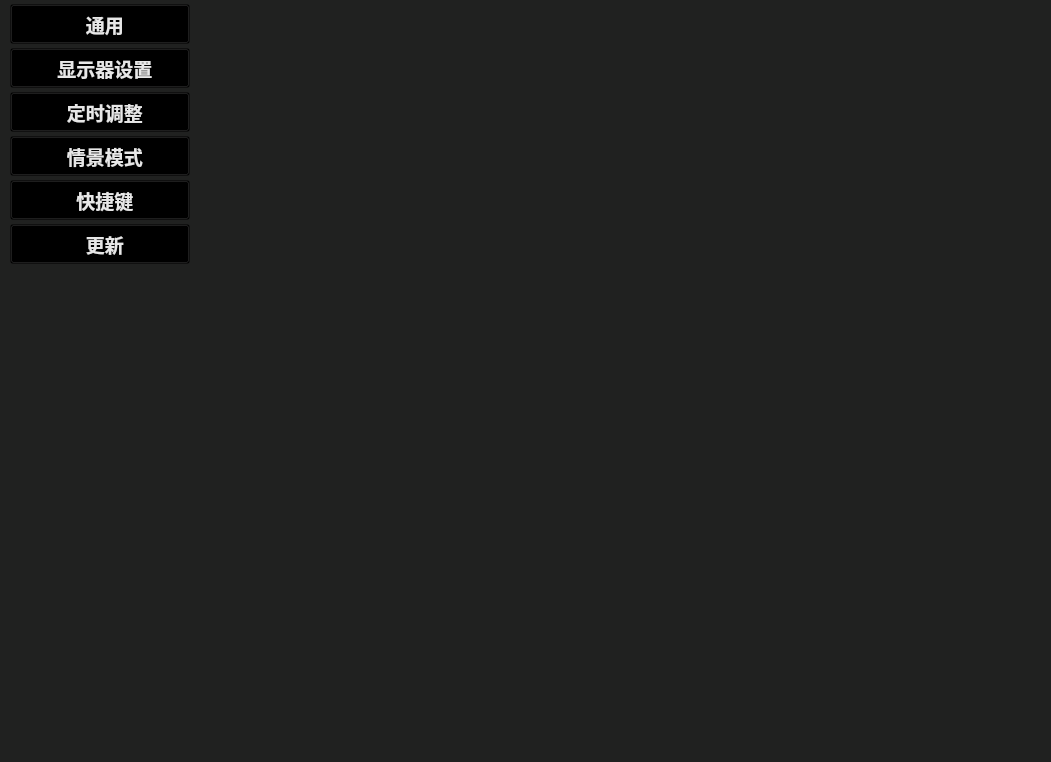
<?xml version="1.0" encoding="UTF-8"?>
<ui version="4.0">
 <class>SettingWindow</class>
 <widget class="QWidget" name="SettingWindow">
  <property name="geometry">
   <rect>
    <x>0</x>
    <y>0</y>
    <width>1051</width>
    <height>762</height>
   </rect>
  </property>
  <property name="sizePolicy">
   <sizepolicy hsizetype="Preferred" vsizetype="Preferred">
    <horstretch>0</horstretch>
    <verstretch>0</verstretch>
   </sizepolicy>
  </property>
  <property name="minimumSize">
   <size>
    <width>300</width>
    <height>0</height>
   </size>
  </property>
  <property name="font">
   <font>
    <family>SimHei</family>
    <stylestrategy>PreferAntialias</stylestrategy>
   </font>
  </property>
  <property name="windowTitle">
   <string>Form</string>
  </property>
  <property name="styleSheet">
   <string notr="true">*{
margin:0;
padding:0;
background-color:rgb(32,33,32);
font-family:SimHei;
color:rgb(255,255,255);
}
QTabBar::tab{
	width:0;				
	height:0px; 	
}
QTabWidget::pane{
	border:none;
}QToolButton{
	color: rgb(231,231,231);
    background-color: transparent;
    padding-left:10px;
    text-align: left;
}
QToolButton:hover{
  border: 1px solid rgb(68,68,68);
  border-radius: 5px;
	border-left:2px solid red;
  background-color: rgb(68,68,68);
}
#contentView{
border-radius:5px;
}</string>
  </property>
  <layout class="QVBoxLayout" name="verticalLayout_3">
   <property name="spacing">
    <number>0</number>
   </property>
   <property name="leftMargin">
    <number>0</number>
   </property>
   <property name="topMargin">
    <number>0</number>
   </property>
   <property name="rightMargin">
    <number>0</number>
   </property>
   <property name="bottomMargin">
    <number>0</number>
   </property>
   <item>
    <widget class="QWidget" name="body" native="true">
     <layout class="QHBoxLayout" name="horizontalLayout">
      <property name="spacing">
       <number>0</number>
      </property>
      <property name="leftMargin">
       <number>0</number>
      </property>
      <property name="topMargin">
       <number>0</number>
      </property>
      <property name="rightMargin">
       <number>0</number>
      </property>
      <property name="bottomMargin">
       <number>0</number>
      </property>
      <item>
       <widget class="QWidget" name="navigationView" native="true">
        <property name="sizePolicy">
         <sizepolicy hsizetype="Expanding" vsizetype="Preferred">
          <horstretch>0</horstretch>
          <verstretch>0</verstretch>
         </sizepolicy>
        </property>
        <property name="minimumSize">
         <size>
          <width>50</width>
          <height>0</height>
         </size>
        </property>
        <property name="maximumSize">
         <size>
          <width>200</width>
          <height>16777215</height>
         </size>
        </property>
        <layout class="QVBoxLayout" name="verticalLayout_2">
         <property name="spacing">
          <number>0</number>
         </property>
         <property name="leftMargin">
          <number>0</number>
         </property>
         <property name="topMargin">
          <number>0</number>
         </property>
         <property name="rightMargin">
          <number>0</number>
         </property>
         <property name="bottomMargin">
          <number>0</number>
         </property>
         <item>
          <widget class="QWidget" name="menu" native="true">
           <property name="sizePolicy">
            <sizepolicy hsizetype="Expanding" vsizetype="Fixed">
             <horstretch>0</horstretch>
             <verstretch>0</verstretch>
            </sizepolicy>
           </property>
           <property name="minimumSize">
            <size>
             <width>50</width>
             <height>0</height>
            </size>
           </property>
           <property name="maximumSize">
            <size>
             <width>400</width>
             <height>16777215</height>
            </size>
           </property>
           <layout class="QVBoxLayout" name="verticalLayout">
            <property name="spacing">
             <number>4</number>
            </property>
            <property name="leftMargin">
             <number>10</number>
            </property>
            <property name="topMargin">
             <number>0</number>
            </property>
            <property name="rightMargin">
             <number>11</number>
            </property>
            <property name="bottomMargin">
             <number>0</number>
            </property>
            <item>
             <widget class="QWidget" name="widget_2" native="true"/>
            </item>
            <item>
             <widget class="QToolButton" name="bt_generate">
              <property name="sizePolicy">
               <sizepolicy hsizetype="Expanding" vsizetype="Preferred">
                <horstretch>0</horstretch>
                <verstretch>0</verstretch>
               </sizepolicy>
              </property>
              <property name="minimumSize">
               <size>
                <width>180</width>
                <height>40</height>
               </size>
              </property>
              <property name="maximumSize">
               <size>
                <width>500</width>
                <height>100000</height>
               </size>
              </property>
              <property name="font">
               <font>
                <family>SimHei</family>
                <pointsize>14</pointsize>
                <weight>75</weight>
                <italic>false</italic>
                <bold>true</bold>
               </font>
              </property>
              <property name="text">
               <string>  通用</string>
              </property>
              <property name="icon">
               <iconset theme="address-book-new">
                <normaloff>.</normaloff>.</iconset>
              </property>
              <property name="toolButtonStyle">
               <enum>Qt::ToolButtonTextBesideIcon</enum>
              </property>
             </widget>
            </item>
            <item>
             <widget class="QToolButton" name="bt_display_setting">
              <property name="sizePolicy">
               <sizepolicy hsizetype="Expanding" vsizetype="Fixed">
                <horstretch>0</horstretch>
                <verstretch>0</verstretch>
               </sizepolicy>
              </property>
              <property name="minimumSize">
               <size>
                <width>180</width>
                <height>40</height>
               </size>
              </property>
              <property name="maximumSize">
               <size>
                <width>500</width>
                <height>100000</height>
               </size>
              </property>
              <property name="font">
               <font>
                <family>SimHei</family>
                <pointsize>14</pointsize>
                <weight>75</weight>
                <italic>false</italic>
                <bold>true</bold>
               </font>
              </property>
              <property name="toolTipDuration">
               <number>-1</number>
              </property>
              <property name="styleSheet">
               <string notr="true"/>
              </property>
              <property name="text">
               <string>  显示器设置</string>
              </property>
              <property name="toolButtonStyle">
               <enum>Qt::ToolButtonTextBesideIcon</enum>
              </property>
             </widget>
            </item>
            <item>
             <widget class="QToolButton" name="bt_timer">
              <property name="sizePolicy">
               <sizepolicy hsizetype="Expanding" vsizetype="Fixed">
                <horstretch>0</horstretch>
                <verstretch>0</verstretch>
               </sizepolicy>
              </property>
              <property name="minimumSize">
               <size>
                <width>180</width>
                <height>40</height>
               </size>
              </property>
              <property name="maximumSize">
               <size>
                <width>500</width>
                <height>100000</height>
               </size>
              </property>
              <property name="font">
               <font>
                <family>SimHei</family>
                <pointsize>14</pointsize>
                <weight>75</weight>
                <italic>false</italic>
                <bold>true</bold>
               </font>
              </property>
              <property name="text">
               <string>  定时调整</string>
              </property>
              <property name="toolButtonStyle">
               <enum>Qt::ToolButtonTextBesideIcon</enum>
              </property>
             </widget>
            </item>
            <item>
             <widget class="QToolButton" name="bt_sence">
              <property name="sizePolicy">
               <sizepolicy hsizetype="Expanding" vsizetype="Fixed">
                <horstretch>0</horstretch>
                <verstretch>0</verstretch>
               </sizepolicy>
              </property>
              <property name="minimumSize">
               <size>
                <width>180</width>
                <height>40</height>
               </size>
              </property>
              <property name="maximumSize">
               <size>
                <width>500</width>
                <height>100000</height>
               </size>
              </property>
              <property name="font">
               <font>
                <family>SimHei</family>
                <pointsize>14</pointsize>
                <weight>75</weight>
                <italic>false</italic>
                <bold>true</bold>
               </font>
              </property>
              <property name="text">
               <string>  情景模式</string>
              </property>
              <property name="toolButtonStyle">
               <enum>Qt::ToolButtonTextBesideIcon</enum>
              </property>
             </widget>
            </item>
            <item>
             <widget class="QToolButton" name="bt_key_map">
              <property name="sizePolicy">
               <sizepolicy hsizetype="Expanding" vsizetype="Fixed">
                <horstretch>0</horstretch>
                <verstretch>0</verstretch>
               </sizepolicy>
              </property>
              <property name="minimumSize">
               <size>
                <width>180</width>
                <height>40</height>
               </size>
              </property>
              <property name="maximumSize">
               <size>
                <width>500</width>
                <height>100000</height>
               </size>
              </property>
              <property name="font">
               <font>
                <family>SimHei</family>
                <pointsize>14</pointsize>
                <weight>75</weight>
                <italic>false</italic>
                <bold>true</bold>
               </font>
              </property>
              <property name="text">
               <string>  快捷键</string>
              </property>
              <property name="toolButtonStyle">
               <enum>Qt::ToolButtonTextBesideIcon</enum>
              </property>
             </widget>
            </item>
            <item>
             <widget class="QToolButton" name="bt_update">
              <property name="sizePolicy">
               <sizepolicy hsizetype="Expanding" vsizetype="Fixed">
                <horstretch>0</horstretch>
                <verstretch>0</verstretch>
               </sizepolicy>
              </property>
              <property name="minimumSize">
               <size>
                <width>180</width>
                <height>40</height>
               </size>
              </property>
              <property name="maximumSize">
               <size>
                <width>500</width>
                <height>100000</height>
               </size>
              </property>
              <property name="font">
               <font>
                <family>SimHei</family>
                <pointsize>14</pointsize>
                <weight>75</weight>
                <italic>false</italic>
                <bold>true</bold>
               </font>
              </property>
              <property name="layoutDirection">
               <enum>Qt::LeftToRight</enum>
              </property>
              <property name="autoFillBackground">
               <bool>false</bool>
              </property>
              <property name="text">
               <string>  更新</string>
              </property>
              <property name="icon">
               <iconset theme="document-print">
                <normaloff>.</normaloff>.</iconset>
              </property>
              <property name="autoRepeatDelay">
               <number>302</number>
              </property>
              <property name="popupMode">
               <enum>QToolButton::DelayedPopup</enum>
              </property>
              <property name="toolButtonStyle">
               <enum>Qt::ToolButtonTextBesideIcon</enum>
              </property>
             </widget>
            </item>
           </layout>
          </widget>
         </item>
         <item>
          <spacer name="verticalSpacer">
           <property name="orientation">
            <enum>Qt::Vertical</enum>
           </property>
           <property name="sizeHint" stdset="0">
            <size>
             <width>7</width>
             <height>522</height>
            </size>
           </property>
          </spacer>
         </item>
        </layout>
       </widget>
      </item>
      <item>
       <widget class="QWidget" name="contentView" native="true">
        <property name="sizePolicy">
         <sizepolicy hsizetype="Expanding" vsizetype="Preferred">
          <horstretch>0</horstretch>
          <verstretch>0</verstretch>
         </sizepolicy>
        </property>
        <property name="minimumSize">
         <size>
          <width>200</width>
          <height>0</height>
         </size>
        </property>
        <property name="maximumSize">
         <size>
          <width>16777215</width>
          <height>16777215</height>
         </size>
        </property>
        <property name="autoFillBackground">
         <bool>false</bool>
        </property>
        <layout class="QHBoxLayout" name="horizontalLayout_2">
         <property name="spacing">
          <number>0</number>
         </property>
         <property name="sizeConstraint">
          <enum>QLayout::SetDefaultConstraint</enum>
         </property>
         <property name="leftMargin">
          <number>0</number>
         </property>
         <property name="topMargin">
          <number>0</number>
         </property>
         <property name="rightMargin">
          <number>0</number>
         </property>
         <property name="bottomMargin">
          <number>11</number>
         </property>
         <item>
          <widget class="QTabWidget" name="myTab">
           <property name="minimumSize">
            <size>
             <width>400</width>
             <height>0</height>
            </size>
           </property>
           <property name="currentIndex">
            <number>4</number>
           </property>
           <property name="documentMode">
            <bool>true</bool>
           </property>
           <property name="movable">
            <bool>false</bool>
           </property>
           <widget class="QWidget" name="tab_genarate">
            <property name="sizePolicy">
             <sizepolicy hsizetype="Expanding" vsizetype="Expanding">
              <horstretch>0</horstretch>
              <verstretch>0</verstretch>
             </sizepolicy>
            </property>
            <property name="styleSheet">
             <string notr="true"/>
            </property>
            <attribute name="title">
             <string>tab1</string>
            </attribute>
           </widget>
           <widget class="QWidget" name="tab_display">
            <property name="styleSheet">
             <string notr="true"/>
            </property>
            <attribute name="title">
             <string>Tab 2</string>
            </attribute>
           </widget>
           <widget class="QWidget" name="tab_timer">
            <attribute name="title">
             <string>页</string>
            </attribute>
           </widget>
           <widget class="QWidget" name="tab_sence">
            <attribute name="title">
             <string>页</string>
            </attribute>
           </widget>
           <widget class="QWidget" name="tab_keymap">
            <attribute name="title">
             <string>页</string>
            </attribute>
           </widget>
           <widget class="QWidget" name="tab_update">
            <attribute name="title">
             <string>页</string>
            </attribute>
           </widget>
          </widget>
         </item>
        </layout>
       </widget>
      </item>
      <item>
       <spacer name="horizontalSpacer_3">
        <property name="orientation">
         <enum>Qt::Horizontal</enum>
        </property>
        <property name="sizeType">
         <enum>QSizePolicy::Preferred</enum>
        </property>
        <property name="sizeHint" stdset="0">
         <size>
          <width>98</width>
          <height>18</height>
         </size>
        </property>
       </spacer>
      </item>
     </layout>
    </widget>
   </item>
   <item>
    <widget class="QWidget" name="titleBar" native="true">
     <property name="sizePolicy">
      <sizepolicy hsizetype="Preferred" vsizetype="Fixed">
       <horstretch>0</horstretch>
       <verstretch>0</verstretch>
      </sizepolicy>
     </property>
     <property name="minimumSize">
      <size>
       <width>0</width>
       <height>60</height>
      </size>
     </property>
    </widget>
   </item>
  </layout>
 </widget>
 <resources/>
 <connections/>
</ui>
